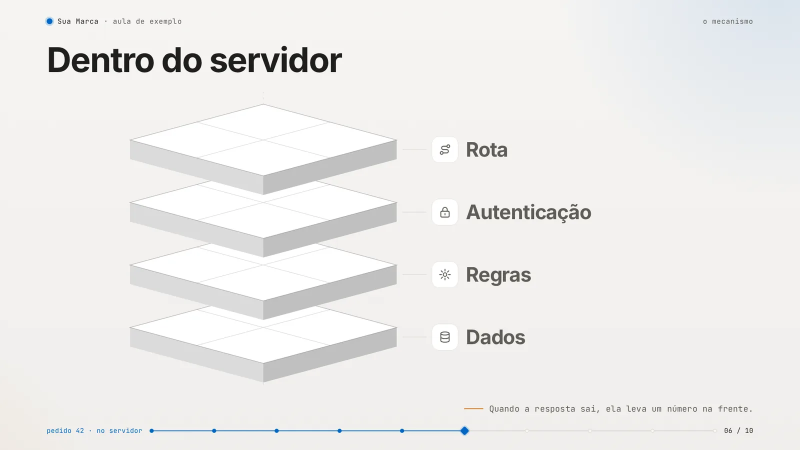
#> input picture docs/img/pycode-aulas/pycode-aulas-camadas-estilo-claro.webp, 1600 x 900 px (shown at 1/2 size); its folder holds only this picture in this run
$ python images_page.py ../../../docs/img/pycode-aulas/pycode-aulas-camadas-estilo-claro.webp
#> lines starting #> are read from the running program, lines starting #| are printed output that depends on the picture
#!/usr/bin/env python3
"""pycode page images: gera variantes responsivas (WebP e, se o Pillow suportar, AVIF) e imprime o HTML pronto.

O HTML impresso já traz srcset, sizes, width/height (evita salto de layout), loading e decoding.
Use --eager só na imagem principal da primeira dobra (a candidata a LCP).
"""
import argparse
import hashlib
import json
import sys
from pathlib import Path

from pycode_tools import paths

RASTER = {".png", ".jpg", ".jpeg", ".webp", ".tif", ".tiff", ".bmp", ".gif"}


def parse_args(argv):
    ap = argparse.ArgumentParser(prog="pycode page images", description="Variantes responsivas de imagens e o <img>/<picture> correspondente.",
                                 epilog="Exemplo: pycode page images src/img/estudio.png --widths 480,960,1600 --alt \"Bancada do estúdio\"")
    ap.add_argument("inputs", nargs="+", help="arquivos ou pastas com PNG/JPG/WebP")
    ap.add_argument("--widths", default="480,960,1600", help="larguras desejadas (nunca amplia além do original)")
    ap.add_argument("--format", choices=("webp", "avif", "both"), default="webp", help="formato das variantes")
    ap.add_argument("--quality", type=int, default=80, help="qualidade de 1 a 100 (padrão 80)")
    ap.add_argument("--out", help="pasta de saída (padrão: a mesma da imagem original)")
    ap.add_argument("--prefix", default="img/", help="caminho usado no HTML impresso (padrão img/)")
    ap.add_argument("--sizes", default="(max-width: 760px) 100vw, 50vw", help="atributo sizes do HTML impresso")
    ap.add_argument("--alt", default="", help="texto alternativo (descreva a imagem; vazio só se for decorativa)")
    ap.add_argument("--eager", action="store_true", help="imagem da primeira dobra: loading=eager e fetchpriority=high")
    return ap.parse_args(argv)


def collect(inputs):
    files = []
    for item in inputs:
        p = Path(item)
        if p.is_dir():
            files += sorted(q for q in p.iterdir() if q.suffix.lower() in RASTER)
        elif p.is_file() and p.suffix.lower() in RASTER:
            files.append(p)
        else:
            paths.die(f"não é imagem raster nem pasta: {item} (SVG não precisa de variantes)")
    if not files:
        paths.die("nenhuma imagem encontrada")
    return files


def encode(im, dest, fmt, quality):
    has_alpha = im.mode in ("RGBA", "LA") or (im.mode == "P" and "transparency" in im.info)
    frame = im.convert("RGBA" if has_alpha else "RGB")
    if fmt == "webp":
        frame.save(dest, "WEBP", quality=quality, method=6)
    else:
        frame.save(dest, "AVIF", quality=max(1, quality - 20), speed=4)
    data = dest.read_bytes()
    return {"file": dest.name, "bytes": len(data), "sha256": hashlib.sha256(data).hexdigest()}


def variants(src, out, widths, formats, quality):
#> called with quality = 80
    from PIL import Image, ImageOps
    with Image.open(src) as raw:
#> raw is the input picture: PIL image 1600x900 RGB; mean R, G, B 237.7, 236.7, 235.5
        im = ImageOps.exif_transpose(raw)
        im.load()
    usable = {w for w in widths if w < im.width}
    if any(w >= im.width for w in widths) or not usable:
        usable.add(im.width)  # pediu maior que o original: entrega o original, nunca amplia
    usable = sorted(usable)
#> usable = [480, 960, 1600]
    made = {fmt: [] for fmt in formats}
    for width in usable:
        height = round(im.height * width / im.width)
        resized = im if width == im.width else im.resize((width, height), Image.LANCZOS)
        for fmt in formats:
            entry = encode(resized, out / f"{src.stem}-{width}.{fmt}", fmt, quality)
            entry.update({"width": width, "height": height})
            made[fmt].append(entry)
#> this loop made 3 passes
#> pass 1, in variants, `resized = im if width == im.width else im.resize((width, height), Imag..`:
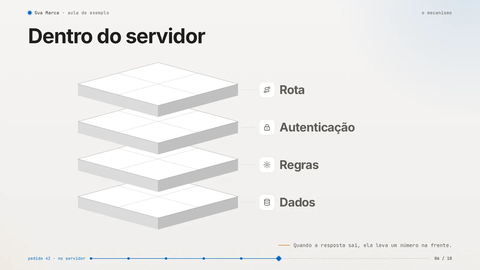
#> resized: PIL image 480x270 RGB; mean R, G, B 237.6, 236.6, 235.5
    return made, im.size


def snippet(made, size, args):
    widest = max(made["webp"] if "webp" in made else next(iter(made.values())), key=lambda e: e["width"])
    width, height = widest["width"], widest["height"]
    load = 'loading="eager" fetchpriority="high" decoding="async"' if args.eager else 'loading="lazy" decoding="async"'
    alt = args.alt.replace('"', "&quot;")

    def srcset(entries):
        return ", ".join(f"{args.prefix}{e['file']} {e['width']}w" for e in entries)
    main_fmt = "webp" if "webp" in made else "avif"
    img = (f'<img src="{args.prefix}{widest["file"]}" srcset="{srcset(made[main_fmt])}" sizes="{args.sizes}"\n'
           f'     width="{width}" height="{height}" alt="{alt}" {load}>')
    if len(made) == 1:
        return img
    return (f'<picture>\n  <source type="image/avif" srcset="{srcset(made["avif"])}" sizes="{args.sizes}">\n  '
            + img.replace("\n", "\n  ") + "\n</picture>")


def main(argv=None):
    args = parse_args(sys.argv[1:] if argv is None else argv)
    from PIL import features
    formats = ["webp", "avif"] if args.format == "both" else [args.format]
    if "avif" in formats and not features.check("avif"):
        if args.format == "avif":
            paths.die("este Pillow não grava AVIF. Atualize com `pycode setup` ou use --format webp")
        print("[pycode] aviso: este Pillow não grava AVIF; gerando só WebP", file=sys.stderr)
        formats = ["webp"]
    widths = [int(w) for w in args.widths.split(",") if w.strip()]
    manifest_entries = []
    for src in collect(args.inputs):
        out = Path(args.out) if args.out else src.parent
        out.mkdir(parents=True, exist_ok=True)
        made, size = variants(src, out, widths, formats, args.quality)
#> size = (1600, 900)
        original = src.stat().st_size
        print(f"\n{src}  ({size[0]}x{size[1]}, {original / 1024:.0f} KB)")
#| ../../../docs/img/pycode-aulas/pycode-aulas-camadas-estilo-claro.webp  (1600x900, 29 KB)
        for fmt, entries in made.items():
            for e in entries:
                print(f"  {out / e['file']}  {e['width']}x{e['height']}  {e['bytes'] / 1024:.0f} KB")
        print(snippet(made, size, args))
#> (printed output is left out)
        manifest_entries.append({"source": src.name, "size": list(size), "variants": made})
        if not args.alt:
            print("  [aviso] sem --alt: escreva um texto alternativo que descreva a imagem (ou alt=\"\" se for decorativa)")
    manifest = (Path(args.out) if args.out else collect(args.inputs)[0].parent) / "images.json"
    old = json.loads(manifest.read_text(encoding="utf-8")) if manifest.is_file() else []
    keep = [e for e in old if e["source"] not in {m["source"] for m in manifest_entries}]
#> keep = []
    manifest.write_text(json.dumps(keep + manifest_entries, indent=2, ensure_ascii=False) + "\n", encoding="utf-8")
    print(f"\nmanifesto: {manifest}")
    return 0


if __name__ == "__main__":
    raise SystemExit(main())
#> (the program exits here)
